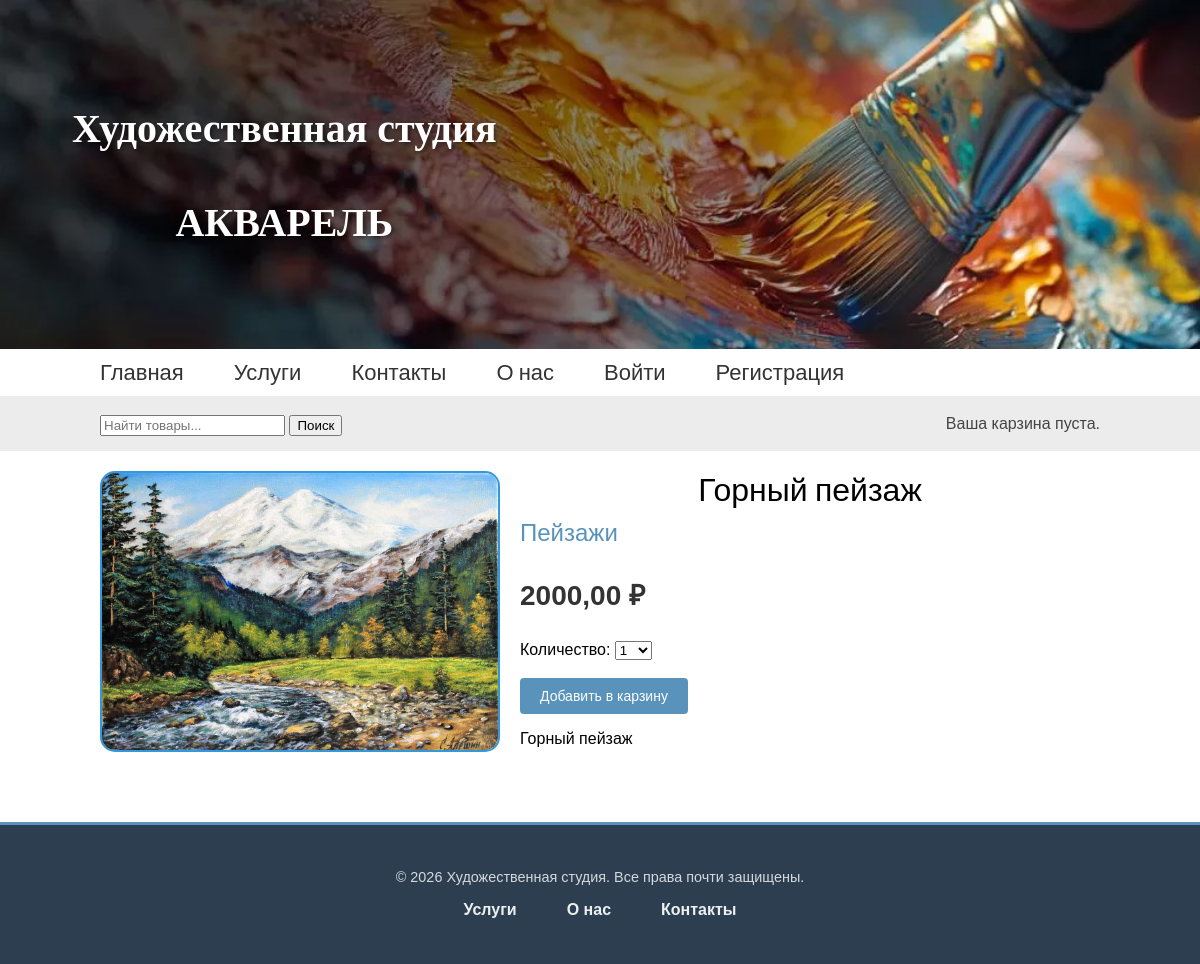
Page /5/gornyj-pejzazh/ on the committed database.
### shop/models.py (models this page shows, shortened)
class Product(models.Model):
    category = models.ForeignKey(
        Category,
        related_name='products',
        on_delete=models.CASCADE
    )
    name = models.CharField(max_length=200)
    slug = models.SlugField(max_length=200)
    image = models.ImageField(
        upload_to='products/%Y/%m/%d',
        blank=True
    )
    description = models.TextField(blank=True)
    price = models.DecimalField(max_digits=10, decimal_places=2)
    available = models.BooleanField(default=True)
    created = models.DateTimeField(auto_now_add=True)
    updated = models.DateTimeField(auto_now=True)
    class Meta:
        ordering = ['name']
        indexes = [
            models.Index(fields=['id', 'slug']),
            models.Index(fields=['name']),
            models.Index(fields=['-created']),
        ]

class Category(models.Model):
    name = models.CharField(max_length=200)
    slug = models.SlugField(max_length=200, unique=True)
    class Meta:
        ordering = ['name']
        indexes = [
            models.Index(fields=['name']),
        ]
        verbose_name = 'category'
        verbose_name_plural = 'categories'
    def __str__(self):
        return self.name
    def get_absolute_url(self):
        return reverse(
            'shop:product_list_by_category', args=[self.slug]
        )

### shop/views.py (the view)
# urls.py: path('<int:id>/<slug:slug>/', views.product_detail, name='product_detail', ),
def product_detail(request, id, slug):
    product = get_object_or_404(
        Product, id=id, slug=slug, available=True
    )
    cart_product_form = CartAddProductForm()
    return render(
        request,
        'shop/product/detail.html',
        {'product': product, 'cart_product_form': cart_product_form},
    )

### cart/forms.py
class CartAddProductForm(forms.Form):
    quantity = forms.TypedChoiceField(
        choices=[(i, str(i)) for i in range(1, 21)],
        coerce=int,
        label='Количество'
    )
    override = forms.BooleanField(
        required=False,
        initial=False,
        widget=forms.HiddenInput
    )

### cart/cart.py (called while the page is built)
    def __len__(self):
        return sum(item['quantity'] for item in self.cart.values())

### cart/context_processors.py (called while the page is built)
def cart(request):
    return {'cart': Cart(request)}

### shop/templates/shop/product/detail.html (shortened to what this page needs)
{% extends "shop/base.html" %}
{% load static %}
{% block content %}
  <div class="product-detail">
    <img src="{% if product.image %}{{ product.image.url }}{% else %}
    {% static "img/no_image.png" %}{% endif %}">
    <h1>{{ product.name }}</h1>
    <h2>
      <a href="{{ product.category.get_absolute_url }}">
        {{ product.category }}
      </a>
    </h2>
    <p class="price">{{ product.price }} ₽</p>
    <form action="{% url "cart:cart_add" product.id %}" method="post">
      {{ cart_product_form }}
      <br>
      <input type="submit" value="Добавить в карзину">
    </form>
    {{ product.description|linebreaks }}
  </div>
{% endblock %}

### shop/static/css/base.css (style rules this page uses)
body { margin:0; padding:0; font-family:helvetica, sans-serif; }
h1, h2, h3, h4, h5, h6 { font-family: 'Ubuntu', sans-serif; font-weight:normal; }
a { text-decoration:none; color:#5993bb; }
a.button, input[type="submit"] { color:#fff; background:#5993bb; border-radius:4px; padding:10px 20px; font-size:14px; border:0; }
.product-detail { text-align:justify; }
.product-detail .price { color:#333; font-size:28px; font-weight:bold; }
.product-detail img { border-radius: 15px; border: 2px solid #3498db; width: 40%; float: left; margin: 0 20px 20px 0; box-sizing: border-box; height: auto; padding: 0; }
.product-detail h1 { margin-bottom:0; }
.product-detail h2 { margin-top:10px; }
h1 { text-align: center; margin: 20px 0; }

### rows in the picture
Product: image (picture), name "Горный пейзаж", category "Пейзажи", price "2000,00", description "Горный пейзаж"
